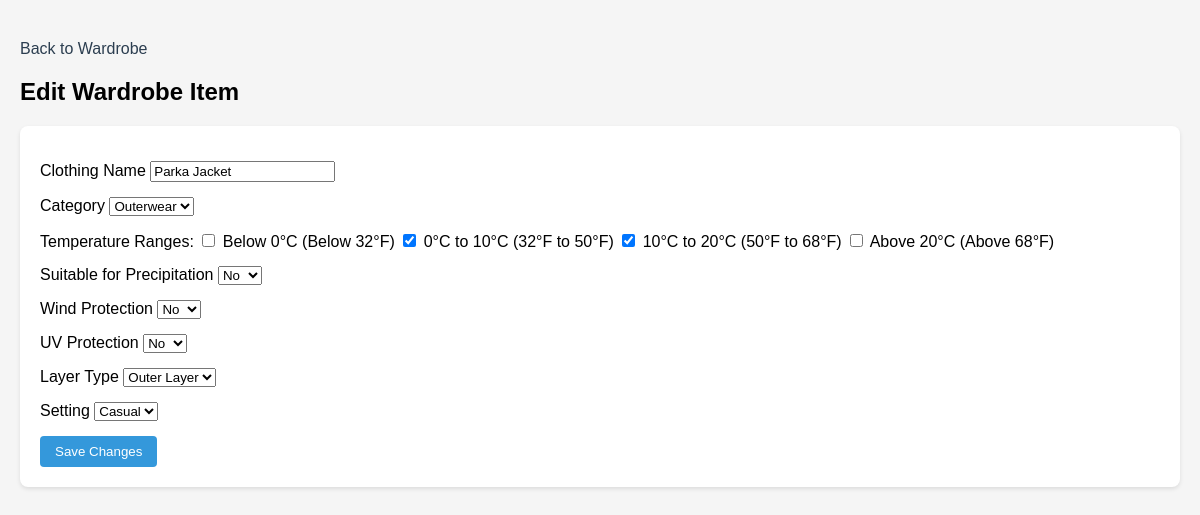
/edit_wardrobe_item/13 (signed in), run on the app's committed database.
### models.py (models this page shows, shortened)
class UserClothingItem(db.Model):
    id = db.Column(db.Integer, primary_key=True)
    name = db.Column(db.String(100), nullable=False)
    category = db.Column(db.String(50), nullable=False)
    temperature_ranges = db.Column(db.String(100), nullable=False)
    precipitation_tag = db.Column(db.Boolean, nullable=False)
    wind_protection_tag = db.Column(db.Boolean, nullable=False)
    uv_protection_tag = db.Column(db.Boolean, nullable=False)
    layer_type = db.Column(db.String(50), nullable=True)
    setting = db.Column(db.String(50), nullable=True)
    user_id = db.Column(db.Integer, db.ForeignKey('user.id'), nullable=False)

### main.py (the view, shortened to what this page needs)
@app.route('/edit_wardrobe_item/<int:item_id>', methods=['GET', 'POST'])
@login_required
def edit_wardrobe_item(item_id):
    item = UserClothingItem.query.get_or_404(item_id)
    if item.user_id != current_user.id:
        return redirect(url_for('manage_wardrobe'))
    form = ManageWardrobeForm(obj=item)
    form.temperature_ranges.data = item.temperature_ranges.split(",") \
        if item.temperature_ranges else []
    return render_template('edit_wardrobe_item.html', form=form)

### forms.py (called while the page is built)
def str_to_bool(value):
    return value == 'True'

### main.py (called while the page is built)
@app.before_request
def setup():
        db.create_all()
        populate_sample_data()

@login_manager.user_loader
def load_user(user_id):
    return User.query.get(int(user_id))

### templates/edit_wardrobe_item.html (shortened to what this page needs)
<!DOCTYPE html>
<html lang="en">
<head>
    <link rel="stylesheet" type="text/css" href="static/styles.css">
</head>
<body>
    <div class="nav-links">
        <a href="{{ url_for('manage_wardrobe') }}">Back to Wardrobe</a>
    </div>
    <h2>Edit Wardrobe Item</h2>
    <div class="recommendations-module">
        <form method="POST">
            <div class="form-group">{{ form.name.label }} {{ form.name() }}</div>
            <div class="form-group">{{ form.category.label }} {{ form.category() }}</div>
            <div class="form-group">
                Temperature Ranges:
                {% for subfield in form.temperature_ranges %}
                <label>{{ subfield }} {{ subfield.label.text }}</label>
                {% endfor %}
            </div>
            <div class="form-group">{{ form.precipitation_tag.label }} {{ form.precipitation_tag() }}</div>
            <div class="form-group">{{ form.wind_protection_tag.label }} {{ form.wind_protection_tag() }}</div>
            <div class="form-group">{{ form.uv_protection_tag.label }} {{ form.uv_protection_tag() }}</div>
            <div class="form-group">{{ form.layer_type.label }} {{ form.layer_type() }}</div>
            <div class="form-group">{{ form.setting.label }} {{ form.setting() }}</div>
            <button type="submit">Save Changes</button>
        </form>
    </div>
</body>
</html>

### static/styles.css (style rules this page uses)
body { font-family: 'Arial', sans-serif; max-width: 1200px; margin: 0 auto; padding: 20px; background-color: #f5f5f5; }
.nav-links { margin: 20px 0; }
.nav-links a { text-decoration: none; color: #2c3e50; margin-right: 15px; }
.recommendations-module { background-color: white; padding: 20px; border-radius: 8px; box-shadow: 0 2px 4px rgba(0, 0, 0, 0.1); margin: 20px 0; }
.form-group { margin: 15px 0; }
button { background-color: #3498db; color: white; border: none; padding: 8px 15px; border-radius: 4px; cursor: pointer; }

### data on the page
UserClothingItem: name "Parka Jacket", category "Outerwear", precipitation_tag "No", wind_protection_tag "No", uv_protection_tag "No", layer_type "Outer Layer", setting "Casual"

### other printed values
{{ subfield.label.text }} "Below 0°C (Below 32°F)" "0°C to 10°C (32°F to 50°F)" "10°C to 20°C (50°F to 68°F)" "Above 20°C (Above 68°F)"
